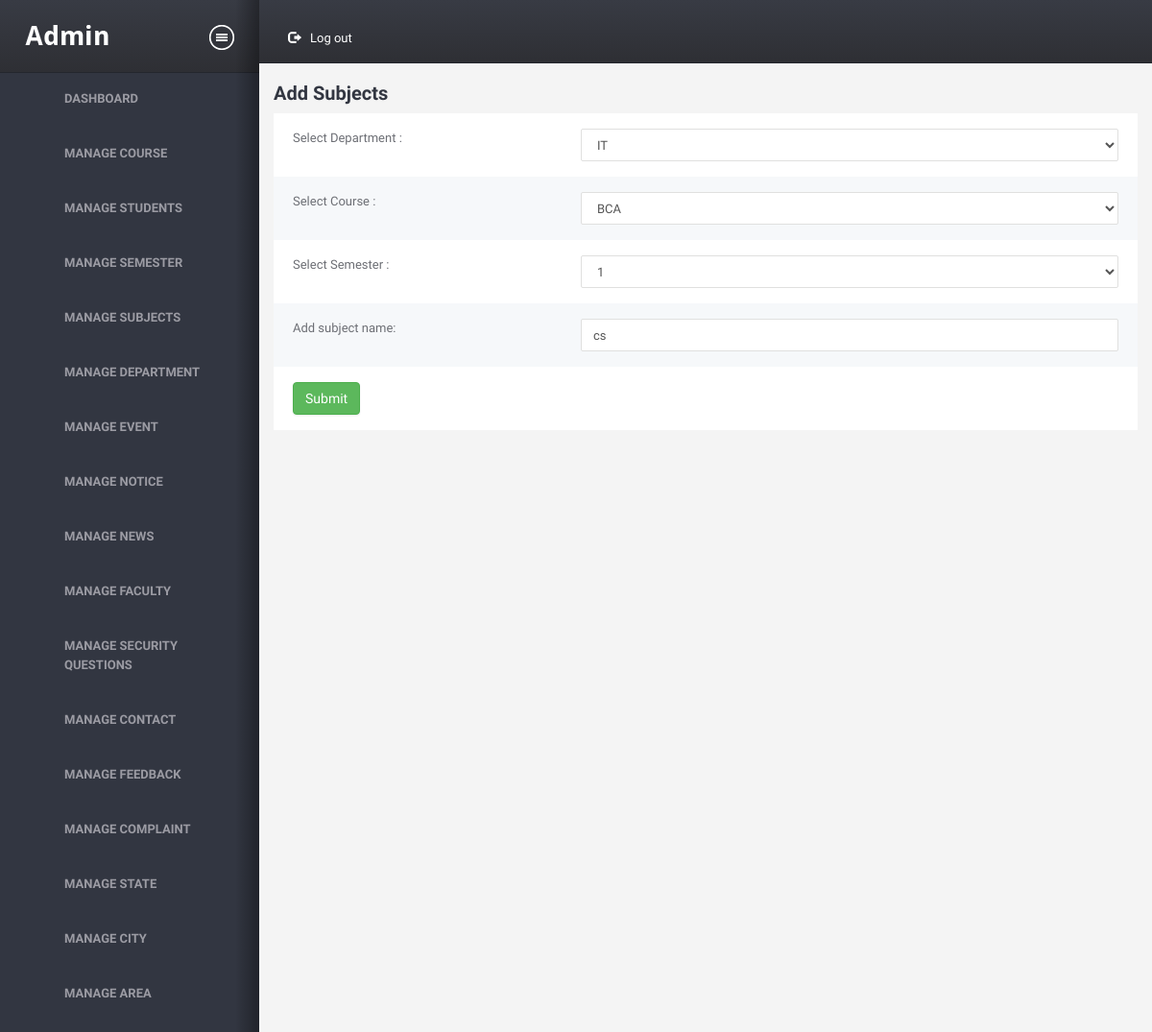
The app's page /admin/editsub.php?id=1 (signed in) with its own data.
### tables this page shows
CREATE TABLE `subject_detail` (
  `subject_id` int(11) NOT NULL,
  `department_id` int(11) NOT NULL,
  `semester_id` int(11) NOT NULL,
  `course_id` int(11) NOT NULL,
  `subject_name` varchar(20) NOT NULL,
  `isactive` int(1) NOT NULL,
  `dou` date NOT NULL,
  `doi` date NOT NULL
);

CREATE TABLE `department` (
  `department_id` int(11) NOT NULL,
  `name` varchar(20) NOT NULL,
  `doi` datetime NOT NULL,
  `dou` datetime NOT NULL,
  `isactive` int(1) NOT NULL
);

CREATE TABLE `course` (
  `course_id` int(11) NOT NULL,
  `course_name` varchar(20) NOT NULL,
  `department_id` int(11) NOT NULL,
  `isactive` int(1) NOT NULL,
  `doi` datetime NOT NULL,
  `dou` datetime NOT NULL
);

CREATE TABLE `semester` (
  `semester_id` int(11) NOT NULL,
  `semester` varchar(20) NOT NULL,
  `course_id` int(11) NOT NULL,
  `isactive` int(1) NOT NULL,
  `doi` datetime NOT NULL,
  `dou` datetime NOT NULL
);

### admin/editsub.php (the view, shortened to what this page needs)
<?php
require '../common/dbconnect.php';
?>
<!DOCTYPE HTML>
<html>
<head>
    <link href="assets/css/A.style.css%2bbootstrap.css%2cMcc.0ONHoLZfWm.css.pagespeed.cf.2IS1LTyY4Z.css" rel="stylesheet" media="screen"/>
</head>
<body>
    <div class="wrapper">
        <div class="structure-row">
            <?php require 'sidebar.php';?>
            <div class="right-sec">
                <header>
                    <nav class="topnav">
                        <ul id="nav1">
                        <li class="settings">
                            <a href="logout.php"><i class="glyphicon glyphicon-log-out"></i>Log out</a>
                        </li>
                    </ul>
                </nav>
                <div class="clearfix"></div>
            </header>
            <div class="content-section">
                <div class="container-liquid">
                    <div class="row">
                        <header>
                            <h2 class="heading">Add Subjects</h2>
                        </header>
                        <div class="table-box">
                            <form action="updatesubjectpro.php" method="post">
                                <table class="table">
                                    <tbody>
                                        <tr>
                                            <td class="col-md-4">Select Department :</td>
                                            <td class="col-md-8">
                                                <select name="department" id="department" class="form-control">
                                                    <?php
                                                    $qrye="SELECT * FROM subject_detail where subject_id='".$_GET['id']."'";
                                                    $rse=mysqli_query($conn,$qrye);
                                                    $rowe=mysqli_fetch_assoc($rse);
                                                    $qry="SELECT * FROM department where isactive=1";
                                                    $rs=mysqli_query($conn,$qry);
                                                    while($row=mysqli_fetch_assoc($rs))
                                                    {
                                                        ?>
                                                        <option value="<?php echo $row['department_id'];?>" <?php if($rowe['department_id'] == $row['department_id']){ echo 'selected';}?>><?php echo $row['name'];?></option>
                                                        <?php
                                                    }
                                                    ?>
                                                </select>
                                            </td>
                                        </tr>
                                        <tr>
                                            <td class="col-md-4">Select Course :</td>
                                            <td class="col-md-8">
                                                <select name="course" id="course" class="form-control">
                                                    <?php
                                                    $qry="SELECT * FROM course where isactive=1";
                                                    $rs=mysqli_query($conn,$qry);
                                                    while($row=mysqli_fetch_assoc($rs))
                                                    {
                                                     ?>
                                                     <option value="<?php echo $row['course_id'];?>" <?php if($rowe['course_id'] == $row['course_id']){ echo 'selected';}?>><?php echo $row['course_name'];?></option>
                                                    <?php
                                                    }
                                                    ?>
                                                </select>
                                            </td>
                                        </tr>
                                        <tr>
                                            <td class="col-md-4">Select Semester :</td>
                                            <td class="col-md-8">
                                                <select name="semester" id="semester" class="form-control">
                                                     <?php
                                                    $qry="SELECT * FROM semester where isactive=1";
                                                    $rs=mysqli_query($conn,$qry);
                                                    while($row=mysqli_fetch_assoc($rs))
                                                    {
                                                     ?>
                                                     <option value="<?php echo $row['semester_id'];?>" <?php if($rowe['semester_id'] == $row['semester_id']){ echo 'selected';}?>><?php echo $row['semester'];?></option>
                                                    <?php
                                                    }
                                                    ?>
                                                </select>
                                            </td>
                                        </tr>
                                        <tr>
                                            <td class="col-md-4">Add subject name:</td>
                                            <td class="col-md-8"><input type="text" placeholder="subject name" class="form-control" name="subject" value="<?php echo $rowe['subject_name'];?>">
                                                <input type="hidden" name="sub_id" value="<?php echo $_GET['id'];?>"></td>
                                        </tr>
                                        <td class="col-md-4">
                                            <button class="btn btn-success" type="submit" name="sb"> Submit</button></td>
                                            <td class="col-md-8">
                                            </td>
                                    </tbody>
                                </table>
                            </form>
                        </div>
                    </div>
                </div>
            </div>
        </div>
    </div>
</body>
</html>

### records on screen
subject_detail: department "IT", course "BCA", semester "1", subject "cs"
